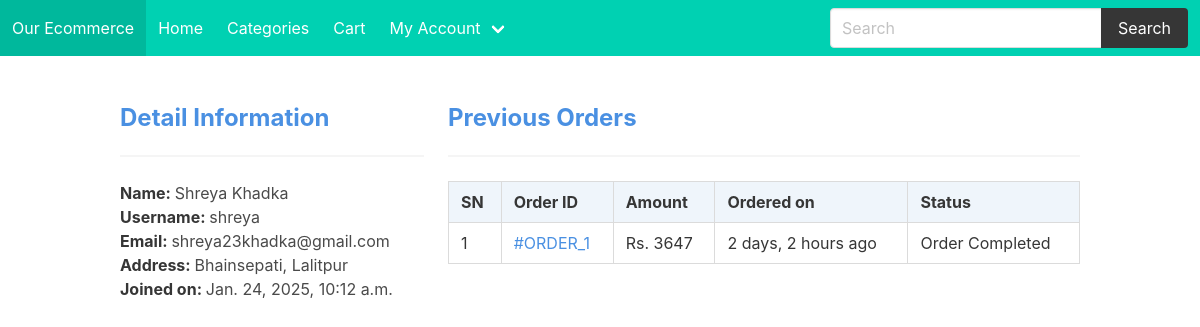
Screenshot of /profile/ (signed in) with the database file from the repository.
### ecommapp/models.py (models this page shows, shortened)
class Customer(models.Model):
    user=models.OneToOneField(User, on_delete=models.CASCADE)
    full_name=models.CharField(max_length=200)
    address = models.CharField(max_length=200, null=True, blank=True)
    joined_on = models.DateTimeField(auto_now_add=True)

class Order(models.Model):
    cart = models.OneToOneField(Cart, on_delete=models.CASCADE)
    ordered_by = models.CharField(max_length=200)
    shipping_address = models.CharField(max_length=200)
    mobile = models.CharField(max_length=10)
    email = models.EmailField(null=True, blank=True)
    subtotal = models.PositiveIntegerField()
    total = models.PositiveIntegerField()
    discount = models.PositiveIntegerField()
    order_status = models.CharField(max_length=50, choices = ORDER_STATUS)
    created_at = models.DateTimeField(auto_now_add=True)

### ecommapp/views.py (the view)
# urls.py: path('profile/', CustomerProfileView.as_view(), name='customerprofile'),
class CustomerProfileView(TemplateView):
    template_name = "customerprofile.html"
    def dispatch(self, request, *args, **kwargs):
        if request.user.is_authenticated and Customer.objects.filter(user=request.user).exists():
            pass
        else:
            return redirect('/login/?next=/profile/')
        return super().dispatch(request, *args, **kwargs)
    def get_context_data(self, **kwargs):
        context =  super().get_context_data(**kwargs)
        customer = self.request.user.customer
        context['customer'] = customer
        orders = Order.objects.filter(cart__customer = customer).order_by('-id')
        context["orders"] = orders
        return context

### templates/customerprofile.html (shortened to what this page needs)
{% extends 'base.html' %}
{% block content %}
<div class="container">
    <div class="columns">
        <div class="column is-one-third">
            <h3 class="title is-4 has-text-left has-text-weight-bold" style="color: #4A90E2;">Detail Information</h3>
            <hr>
            <p><strong>Name: </strong>{{customer.full_name}}</p>
            <p><strong>Username: </strong>{{customer.user.username}}</p>
            <p><strong>Email: </strong>{{customer.user.email}}</p>
            <p><strong>Address: </strong>{{customer.address}}</p>
            <p><strong>Joined on: </strong>{{customer.joined_on}}</p>
        </div>
        <div class="column">
            <h3 class="title is-4 has-text-left has-text-weight-bold" style="color: #4A90E2;">Previous Orders</h3>
            <hr>
            <table class="table is-fullwidth is-striped is-hoverable is-bordered">
                <thead>
                    <tr class="has-background-info-light">
                        <th>SN</th>
                        <th>Order ID</th>
                        <th>Amount</th>
                        <th>Ordered on</th>
                        <th>Status</th>
                    </tr>
                </thead>
                <tbody>
                    {% for ord in orders %}
                    <tr>
                        <td>{{ forloop.counter }}</td>
                        <td>
                            <a href="{% url 'ecommapp:customerorderdetail' ord.pk %}" style="color: #4A90E2; text-decoration: none;">
                                #ORDER_{{ ord.id }}
                            </a>
                        </td>
                        <td>Rs. {{ ord.total }}</td>
                        <td>{{ ord.created_at|timesince }} ago</td>
                        <td>{{ ord.order_status }}</td>
                    </tr>
                    {% endfor %}
                </tbody>
            </table>
        </div>
    </div>
</div>
{% endblock %}

### rows the page displays
Customer: full_name "Shreya Khadka", user.username "shreya", user.email "shreya23khadka@gmail.com", address "Bhainsepati, Lalitpur", joined_on "Jan. 24, 2025, 10:12 a.m."
Order: id "1", total "3647", created_at "2 days, 2 hours", order_status "Order Completed"
